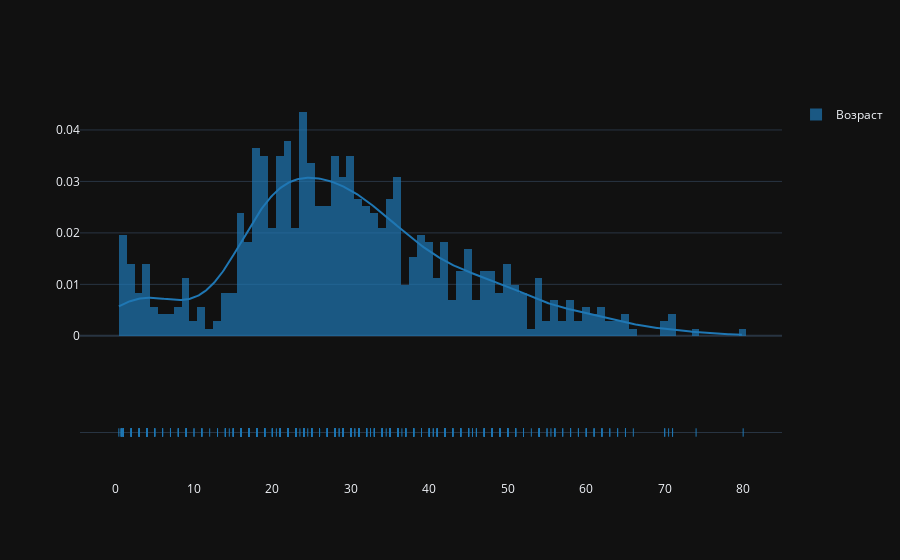

Here is the notebook cell this chart was saved with:
### Code cell
import plotly.figure_factory as ff

fig = ff.create_distplot([ages], ['Возраст'])
fig.show()

### Figure 1 — Plotly figure (JSON) as saved in the notebook; plotly's stock layout.template omitted (floating-point values rounded to 4 significant figures; data arrays with more than 128 entries replaced by an {"elided": "..."} marker saying what was removed)
{"data": [{"autobinx": false, "histnorm": "probability density", "legendgroup": "Возраст", "marker": {"color": "rgb(31, 119, 180)"}, "name": "Возраст", "opacity": 0.7, "x": {"elided": "714 float values"}, "xaxis": "x", "xbins": {"end": 80.0, "size": 1.0, "start": 0.42}, "yaxis": "y", "type": "histogram"}, {"legendgroup": "Возраст", "marker": {"color": "rgb(31, 119, 180)"}, "mode": "lines", "name": "Возраст", "showlegend": false, "x": {"elided": "500 float values"}, "xaxis": "x", "y": {"elided": "500 float values"}, "yaxis": "y", "type": "scatter"}, {"legendgroup": "Возраст", "marker": {"color": "rgb(31, 119, 180)", "symbol": "line-ns-open"}, "mode": "markers", "name": "Возраст", "showlegend": false, "x": {"elided": "714 float values"}, "xaxis": "x", "y": {"elided": "714 str values"}, "yaxis": "y2", "type": "scatter"}], "layout": {"barmode": "overlay", "hovermode": "closest", "legend": {"traceorder": "reversed"}, "xaxis": {"anchor": "y2", "domain": [0.0, 1.0], "zeroline": false}, "yaxis": {"anchor": "free", "domain": [0.35, 1], "position": 0.0}, "yaxis2": {"anchor": "x", "domain": [0, 0.25], "dtick": 1, "showticklabels": false}}}
